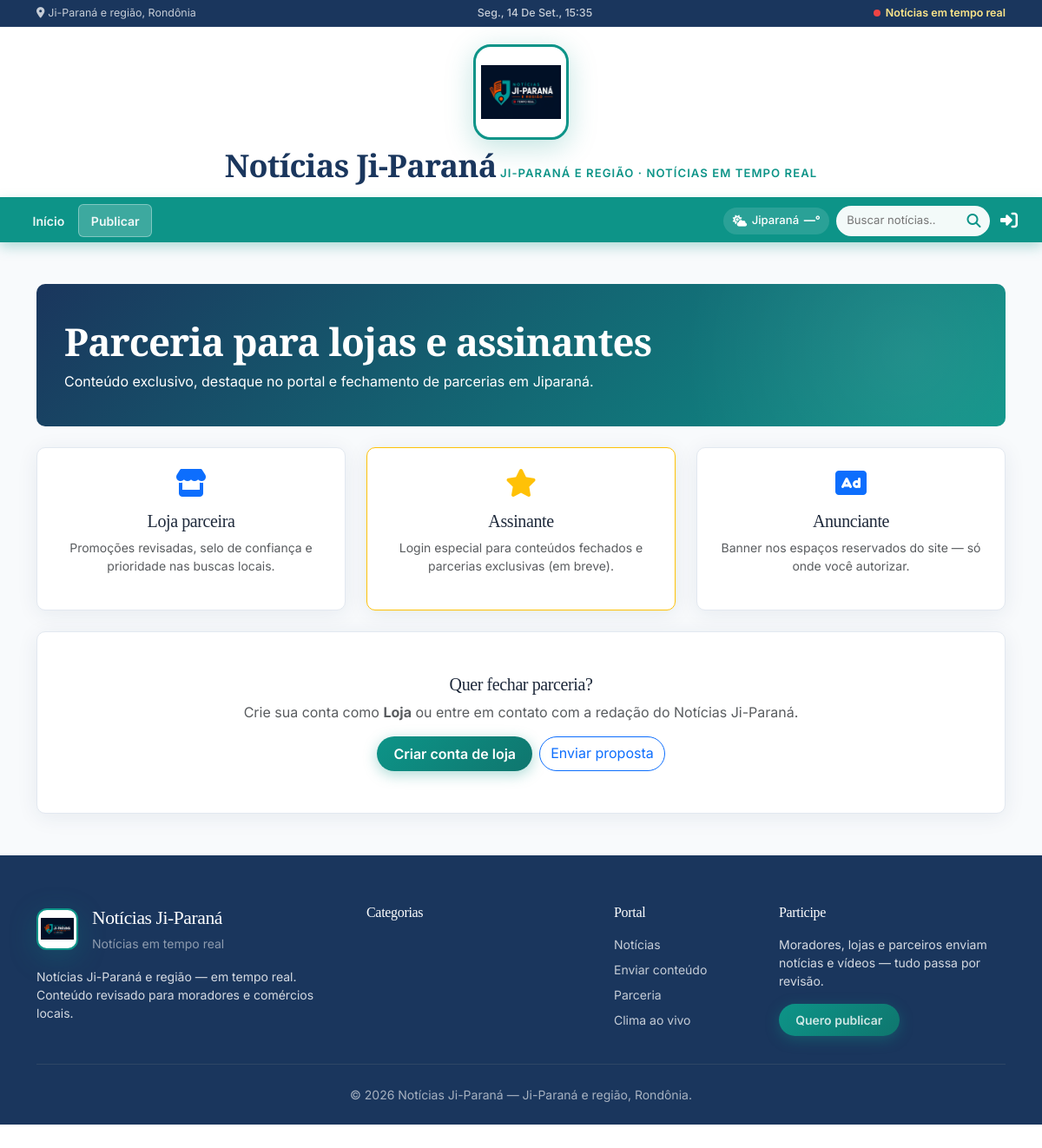
The app's page /parceria/, older data.
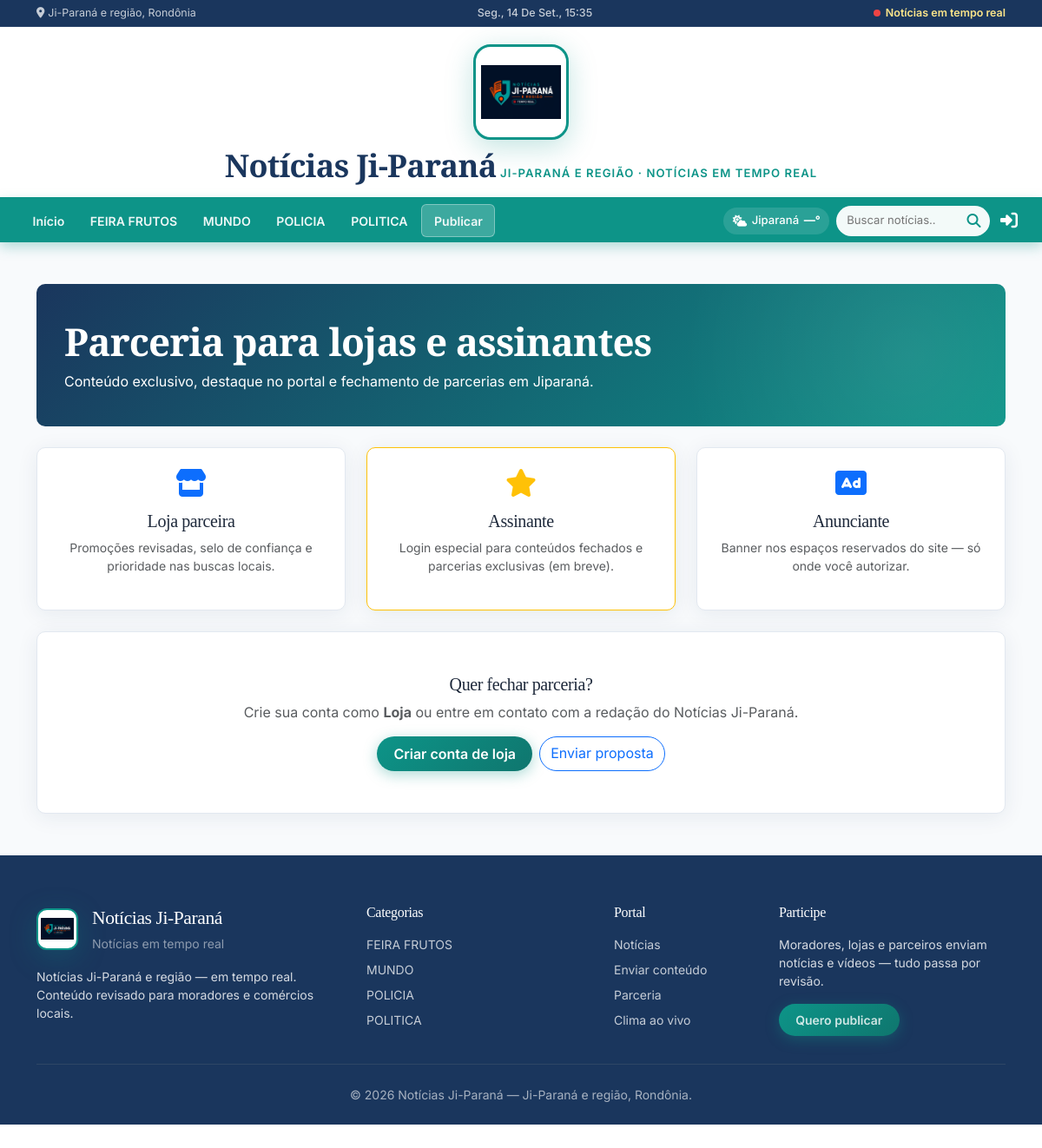
The same page, newer data.
### noticias/models.py (models this page shows, shortened)
class Categoria(models.Model):
    nome = models.CharField(max_length=100)
    slug = models.SlugField(unique=True, blank=True)

### noticias/views_auth.py (the view)
# urls.py: path('parceria/', ParceriaView.as_view(), name='parceria'),
class ParceriaView(TemplateView):
    template_name = 'noticias/parceria.html'

### noticias/models.py (called while the page is built)
    @property
    def tem_conteudo(self):
        return self.ativo and (bool(self.codigo_html.strip()) or self.imagem)

### noticias/templatetags/portal_extras.py (called while the page is built)
@register.inclusion_tag('noticias/partials/ad_slot.html')
def ad_slot(slot):
    cache_key = f'anuncio_{slot}'
    anuncio = cache.get(cache_key)
    if anuncio is None:
        try:
            anuncio = Anuncio.objects.get(slot=slot)
        except Anuncio.DoesNotExist:
            anuncio = None
        cache.set(cache_key, anuncio, 120)
    return {'anuncio': anuncio, 'slot': slot}

### noticias/templates/noticias/parceria.html (shortened to what this page needs)
{% extends "noticias/base.html" %}
{% block content %}
<div class="hero-banner mb-4">
    <h1 class="display-font h2 mb-2">Parceria para lojas e assinantes</h1>
    <p class="mb-0 opacity-90">Conteúdo exclusivo, destaque no portal e fechamento de parcerias em {{ site_city }}.</p>
</div>
<div class="row g-4">
    <div class="col-md-4">
        <div class="glass-card p-4 h-100 text-center">
            <i class="fas fa-store fa-2x text-primary mb-3"></i>
            <h3 class="h5 display-font">Loja parceira</h3>
            <p class="small text-muted">Promoções revisadas, selo de confiança e prioridade nas buscas locais.</p>
        </div>
    </div>
    <div class="col-md-4">
        <div class="glass-card p-4 h-100 text-center border border-warning">
            <i class="fas fa-star fa-2x text-warning mb-3"></i>
            <h3 class="h5 display-font">Assinante</h3>
            <p class="small text-muted">Login especial para conteúdos fechados e parcerias exclusivas (em breve).</p>
        </div>
    </div>
    <div class="col-md-4">
        <div class="glass-card p-4 h-100 text-center">
            <i class="fas fa-ad fa-2x text-primary mb-3"></i>
            <h3 class="h5 display-font">Anunciante</h3>
            <p class="small text-muted">Banner nos espaços reservados do site — só onde você autorizar.</p>
        </div>
    </div>
</div>
<div class="glass-card p-4 p-lg-5 mt-4 text-center">
    <h2 class="h5 display-font">Quer fechar parceria?</h2>
    <p class="text-muted">Crie sua conta como <strong>Loja</strong> ou entre em contato com a redação do {{ site_name }}.</p>
    <div class="d-flex flex-wrap justify-content-center gap-2 mt-3">
        <a href="{% url 'cadastro' %}" class="btn btn-contribuir rounded-pill">Criar conta de loja</a>
        <a href="{% url 'contribuir' %}" class="btn btn-outline-primary rounded-pill">Enviar proposta</a>
    </div>
</div>
{% endblock %}

### noticias/templates/noticias/base.html (shortened to what the changed rows need)
{% load static portal_extras %}
<!DOCTYPE html>
<html lang="pt-br" data-bs-theme="light">
<head>
    <meta property="og:image" content="{% block og_image %}{{ request.scheme }}://{{ request.get_host }}{% load static %}{% static site_logo %}{% endblock %}">
    <link href="https://cdn.jsdelivr.net/npm/bootstrap@5.3.2/dist/css/bootstrap.min.css" rel="stylesheet">
    <link rel="stylesheet" href="https://cdnjs.cloudflare.com/ajax/libs/font-awesome/6.4.0/css/all.min.css">
    <link rel="stylesheet" href="{% static 'css/portal.css' %}">
</head>
<body class="{% block body_class %}{% endblock %} has-mobile-nav">
    <nav class="cat-nav sticky-top" aria-label="Categorias">
        <div class="container-fluid px-lg-4">
            <div class="cat-nav__row">
                <div class="collapse cat-nav__collapse show" id="catNavMenu">
                    <ul class="cat-nav__list">
                        {% for cat in nav_categorias %}
                        <li>
                            <a href="{% url 'noticias_por_categoria' cat.slug %}" class="cat-nav__link">{{ cat.nome }}</a>
                        </li>
                        {% endfor %}
                    </ul>
                </div>
            </div>
        </div>
    </nav>
    <main class="site-main">
        <div class="container my-4 my-lg-5">
            {% block content %}{% endblock %}
        </div>
    </main>
    <footer class="site-footer">
        <div class="container">
            <div class="row g-4">
                <div class="col-lg-3">
                    <ul class="list-unstyled small footer-links">
                        {% for cat in nav_categorias %}
                        <li class="mb-2"><a href="{% url 'noticias_por_categoria' cat.slug %}">{{ cat.nome }}</a></li>
                        {% endfor %}
                    </ul>
                </div>
            </div>
        </div>
    </footer>
</body>
</html>

Row changes from the older to the newer data that the page shows:
added Categoria: nome "FEIRA FRUTOS"
added Categoria: nome "MUNDO"
added Categoria: nome "POLICIA"
added Categoria: nome "POLITICA"
